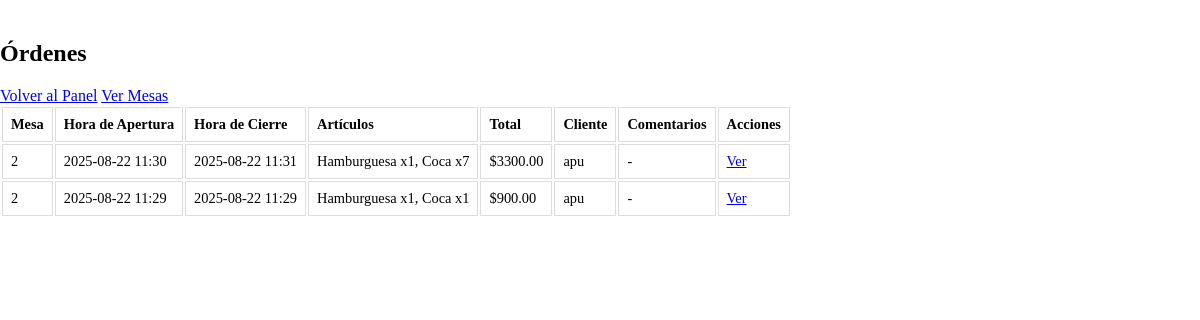
The page /orders on the database its author committed.
### tables this page shows
CREATE TABLE orders (
        id INTEGER PRIMARY KEY AUTOINCREMENT,
        table_id INTEGER NOT NULL,
        customer_name TEXT,
        status TEXT NOT NULL DEFAULT 'active',
        created_at DATETIME NOT NULL,
        closed_at DATETIME,
        comments TEXT,
        total_amount DECIMAL(10,2) DEFAULT 0,
        FOREIGN KEY (table_id) REFERENCES restaurant_tables (id)
    );

### app.py (the view)
@app.route('/orders')
def orders():
    conn = get_db_connection()
    orders = conn.execute('''
        SELECT o.id, rt.table_number, o.created_at, o.closed_at,
               o.customer_name, o.comments, o.status,
               COUNT(oi.id) as item_count,
               SUM(oi.quantity * oi.unit_price) as calculated_total,
               GROUP_CONCAT(mi.name || ' x' || oi.quantity, ', ') as items_list
        FROM orders o
        JOIN restaurant_tables rt ON o.table_id = rt.id
        LEFT JOIN order_items oi ON o.id = oi.order_id
        LEFT JOIN menu_items mi ON oi.menu_item_id = mi.id
        GROUP BY o.id
        ORDER BY o.created_at DESC
    ''').fetchall()
    conn.close()
    return render_template('orders.html', orders=orders)

### app.py (called while the page is built)
def get_db_connection():
    conn = sqlite3.connect(DATABASE)
    conn.row_factory = sqlite3.Row
    return conn

### templates/orders.html (shortened to what this page needs)
<!DOCTYPE html>
<html lang="en">
<head>
    <link rel="stylesheet" href="https://cdnjs.cloudflare.com/ajax/libs/milligram/1.4.1/milligram.min.css">
</head>
<body>
    <h2>Órdenes</h2>
    <a href="{{ url_for('index') }}" class="button">Volver al Panel</a>
    <a href="{{ url_for('tables') }}" class="button">Ver Mesas</a>
    <table>
        <thead>
            <tr>
                <th>Mesa</th>
                <th>Hora de Apertura</th>
                <th>Hora de Cierre</th>
                <th>Artículos</th>
                <th>Total</th>
                <th>Cliente</th>
                <th>Comentarios</th>
                <th>Acciones</th>
            </tr>
        </thead>
        <tbody>
            {% for order in orders %}
            <tr>
                <td>{{ order['table_number'] }}</td>
                <td>{{ order['created_at'][:16] if order['created_at'] else '-' }}</td>
                <td>{{ order['closed_at'][:16] if order['closed_at'] else '-' }}</td>
                <td class="items-cell">{{ order['items_list'] or 'Sin artículos' }}</td>
                <td>${{ "%.2f"|format(order['calculated_total'] or 0) }}</td>
                <td>{{ order['customer_name'] or '-' }}</td>
                <td>{{ order['comments'] or '-' }}</td>
                <td>
                    <a href="{{ url_for('order_detail', order_id=order['id']) }}">Ver</a>
                </td>
            </tr>
            {% endfor %}
        </tbody>
    </table>
</body>
</html>

### templates/orders.html (style rules this page uses)
body { max-width: 1200px; margin: 40px auto; }
table { font-size: 0.9em; }
th, td { padding: 8px; text-align: left; border: 1px solid #ddd; }
.items-cell { max-width: 200px; word-wrap: break-word; }

### rows shown on the page
orders: table_number "2", created_at "2025-08-22 11:30", closed_at "2025-08-22 11:31", order "Hamburguesa x1, Coca x7", order "3300.00", customer_name "apu", order "-"
orders: table_number "2", created_at "2025-08-22 11:29", closed_at "2025-08-22 11:29", order "Hamburguesa x1, Coca x1", order "900.00", customer_name "apu", order "-"
